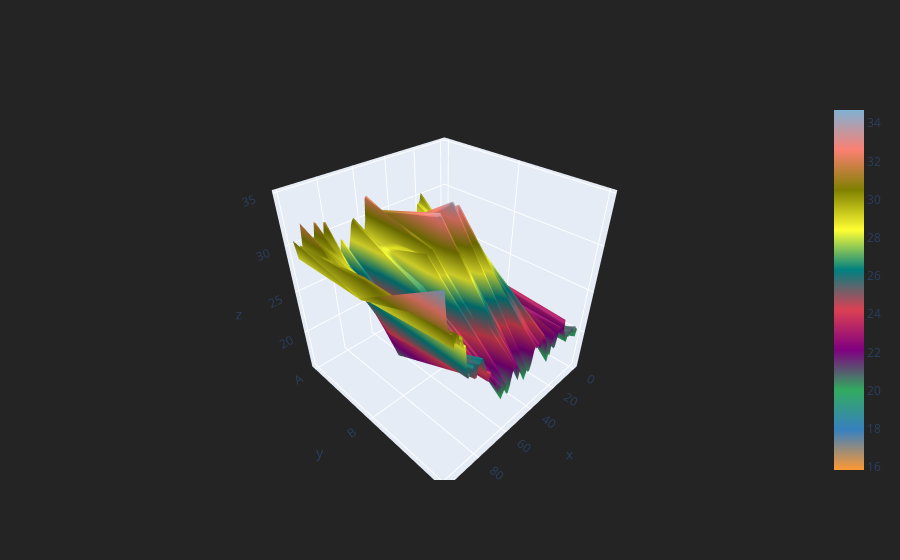

Notebook cell for this chart:
### Code cell
df.iplot(kind = 'surface')

### Figure 1 — Plotly figure (JSON) as saved in the notebook; plotly's stock layout.template omitted (floating-point values rounded to 4 significant figures; data arrays with more than 128 entries replaced by an {"elided": "..."} marker saying what was removed)
{"data": [{"colorscale": [[0, "rgb(255, 153, 51)"], [0.1111, "rgb(55, 128, 191)"], [0.2222, "rgb(50, 171, 96)"], [0.3333, "rgb(128, 0, 128)"], [0.4444, "rgb(219, 64, 82)"], [0.5556, "rgb(0, 128, 128)"], [0.6667, "rgb(255, 255, 51)"], [0.7778, "rgb(128, 128, 0)"], [0.8889, "rgb(251, 128, 114)"], [1, "rgb(128, 177, 211)"]], "type": "surface", "x": [0, 1, 2, 3, 4, 5, 6, 7, 8, 9, 10, 11, 12, 13, 14, 15, 16, 17, 18, 19, 20, 21, 22, 23, 24, 25, 26, 27, 28, 29, 30, 31, 32, 33, 34, 35, 36, 37, 38, 39, 40, 41, 42, 43, 44, 45, 46, 47, 48, 49, 50, 51, 52, 53, 54, 55, 56, 57, 58, 59, 60, 61, 62, 63, 64, 65, 66, 67, 68, 69, 70, 71, 72, 73, 74, 75, 76, 77, 78, 79, 80, 81, 82, 83, 84, 85, 86, 87, 88, 89, 90, 91, 92, 93, 94, 95, 96, 97, 98, 99], "y": ["A", "B", "C"], "z": {"elided": "3x100 float values"}}], "layout": {"legend": {"bgcolor": "#242424", "font": {"color": "#F4F4F4"}}, "paper_bgcolor": "#242424", "plot_bgcolor": "#242424", "title": {"font": {"color": "#F4F4F4"}}, "xaxis": {"gridcolor": "#343434", "showgrid": true, "tickfont": {"color": "#A4A4A4"}, "title": {"font": {"color": "#A4A4A4"}, "text": ""}, "zerolinecolor": "#444444"}, "yaxis": {"gridcolor": "#343434", "showgrid": true, "tickfont": {"color": "#A4A4A4"}, "title": {"font": {"color": "#A4A4A4"}, "text": ""}, "zerolinecolor": "#444444"}}}
